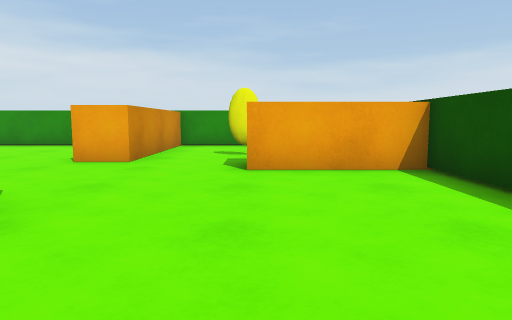
[1] (above)

19 first-person views from a walk through a 3-D level made in the Unity game engine. The camera is 0.72 m above the floor, tilts 6° down and sees 70° across. The floor is counted in squares, 1 m on a side. Each view is taken from the middle of a square. On the plan, view 1 faces up. The plan holds only what a view shows up to about 11 squares ahead; the rest is blank. The player is left out.

[2]
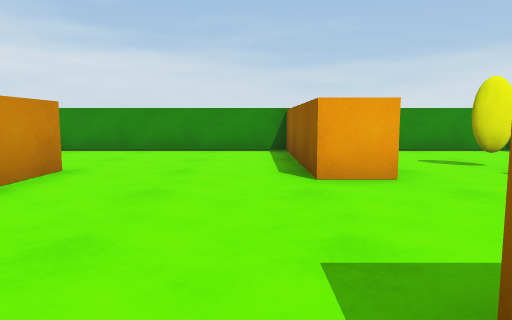

[3]
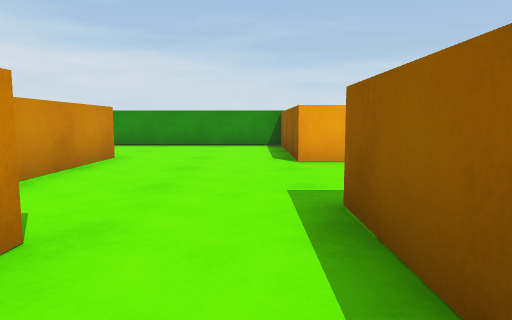

[4]
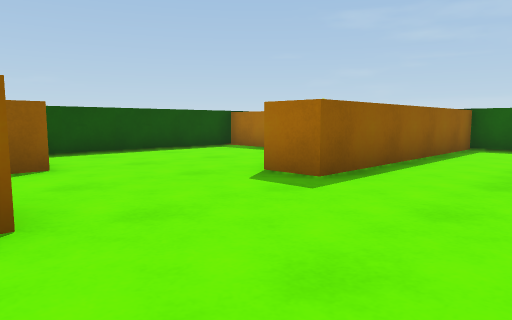

[5]
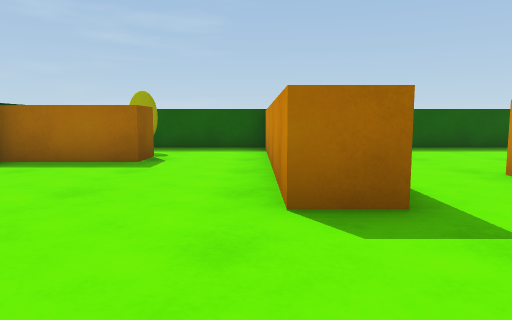

[6]
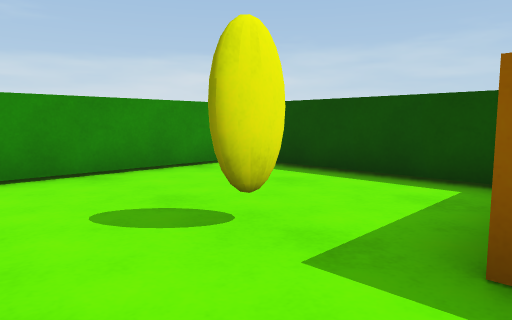

[7]
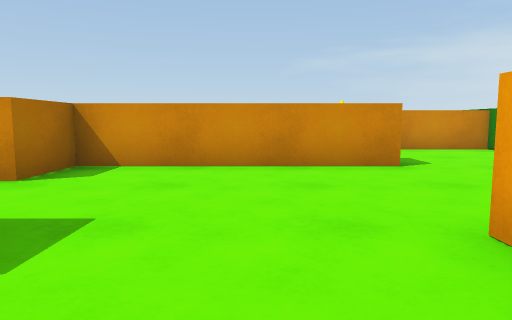

[8]
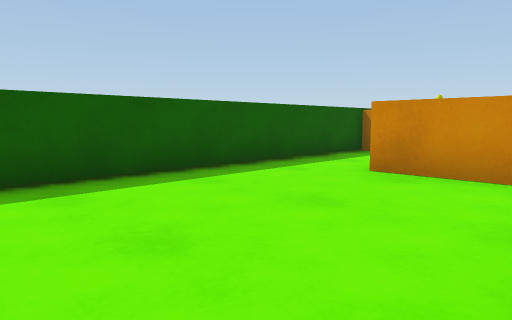

[9]
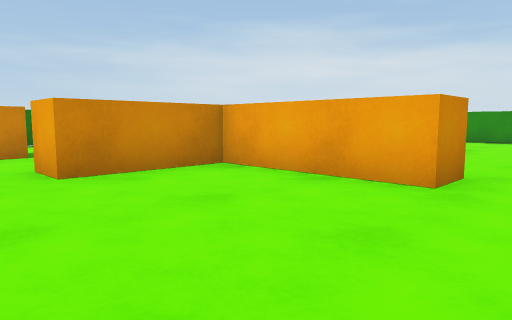

[10]
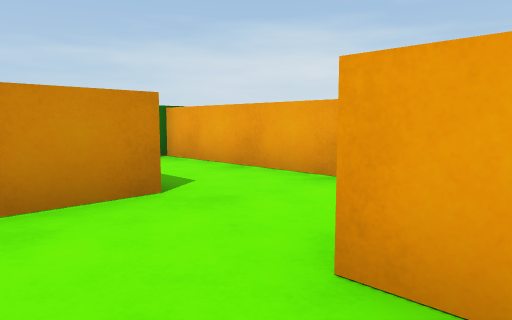

[11]
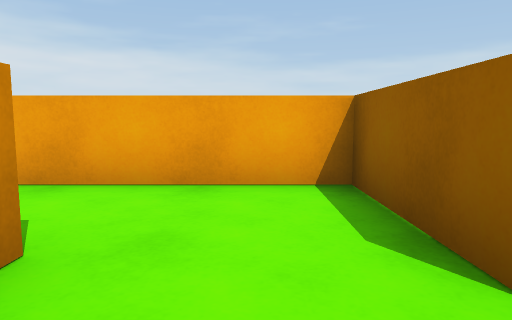

[12]
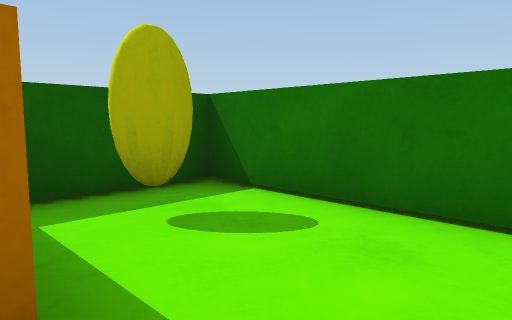

[13]
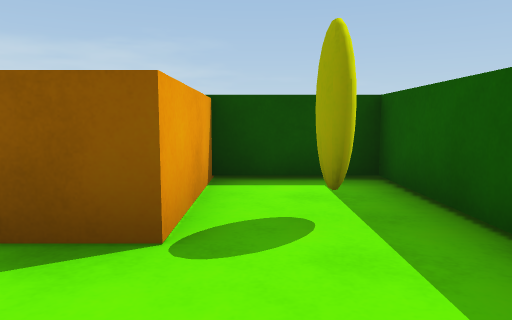

[14]
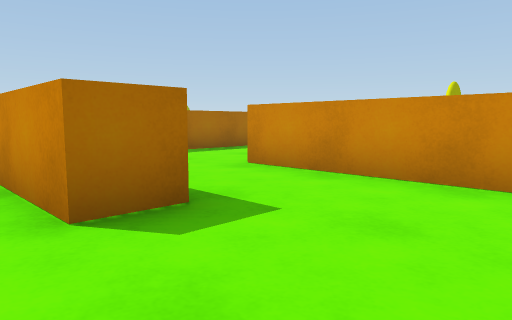

[15]
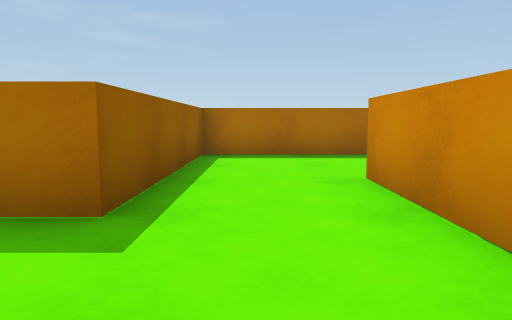

[16]
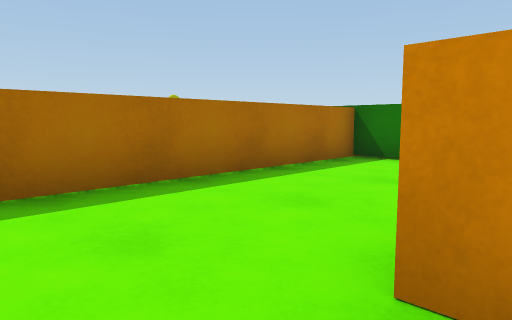

[17]
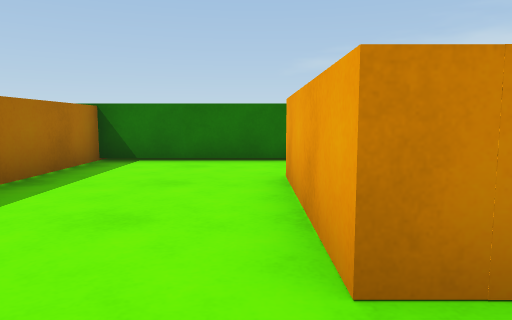

[18]
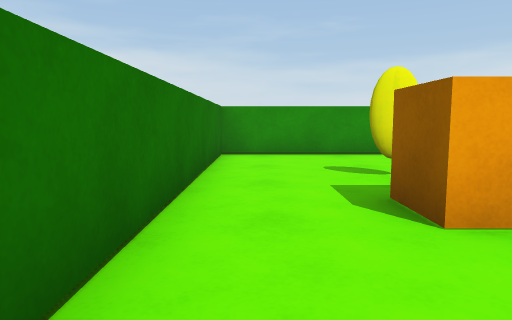

[19]
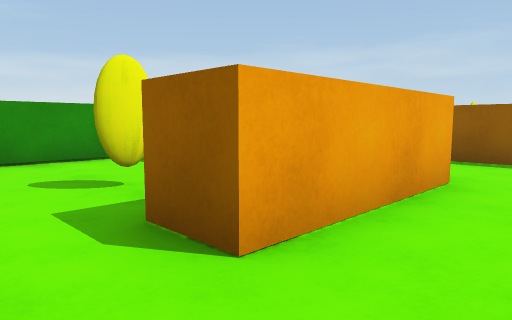

### Floor plan
Points are (right, up) in squares from view 1. A wall is a line through its corners. A room is listed if a view was taken in it or the views show most of it. See-through windows are left out.
Room 1 (views 1, 2, 3, 4, 5, 6, 7, 8, 13, 14, 15)
walls: (-2.2, 6.5) (-3.2, 6.5) (-3.2, 11) (-10.4, 11) (-10.4, 7.6); (-3.2, -0.6) (-3.2, 3.1) (-2.2, 3.1) (-2.2, -3.1); (-7.8, 7.3) (-6.8, 7.3) (-6.8, 2.1) (-5.4, 2.1) (-5.4, 1.1); (2.5, -0.1) (2.5, 5.4) (-0.1, 5.4); (-2.2, -3.5) (2.5, -3.5) (2.5, -1.6) (0.1, -1.6) (0.1, -0.5) (2.6, -0.5)
ways out: opening at (-4.5, 0) to room 2; opening at (-9.5, 6.5) to room 4; opening at (-1.5, 6.5) to room 5
Room 2 (view 9)
walls: (-8.4, -3.5) (-3.2, -3.5) (-3.2, -0.6); (-5.4, 1.1) (-8.9, 1.1) (-8.9, -1.6)
ways out: opening at (-4.5, 0) to room 1; opening at (-9.5, -2.5) to room 3
Room 3 (views 10, 11, 12)
walls: (-8.9, -1.6) (-9.9, -1.6) (-9.9, 1.1) (-15.7, 1.1) (-15.7, -3.5); (-14.8, -3.5) (-8.4, -3.5)
ways out: opening at (-9.5, -2.5) to room 2
objects: orange block (-13, -3) to (-13, -1)
Room 4 (views 16, 17, 18, 19)
walls: (-10.4, 7.6) (-10.4, 5.4) (-13.7, 5.4); (-15.7, 5.6) (-15.7, 2.1) (-7.8, 2.1) (-7.8, 7.3)
ways out: opening at (-9.5, 6.5) to room 1; opening at (-14.5, 6) to room 6
Room 5 (no view inside)
walls: (2.2, 11) (-2.2, 11) (-2.2, 6.5); (2.5, 6.9) (2.5, 10.1); (-0.1, 5.4) (-0.1, 6.5)
ways out: opening at (-1.5, 6.5) to room 1
Room 6 (no view inside)
walls: (-13.7, 5.4) (-13.7, 6.5); (-12, 11) (-15.7, 11) (-15.7, 5.6)
ways out: opening at (-14.5, 6) to room 4

Positions as (right, up) in squares from view 1, and headings:
1: (0, 0), facing up
2: (-4, 2), facing up
3: (-4, 0), facing up
4: (-6, 7), facing down-right
5: (-2, 6), facing down
6: (-2, 6), facing up-right
7: (-1, 5), facing left
8: (-4, 1), facing down-left
9: (-4, -3), facing up-left
10: (-9, -3), facing up-left
11: (-11, -3), facing up
12: (-13, 0), facing down-left
13: (-2, -2), facing right
14: (-6, 10), facing down-left
15: (-9, 10), facing down
16: (-9, 6), facing down-left
17: (-9, 5), facing left
18: (-15, 3), facing up
19: (-15, 4), facing up-right
